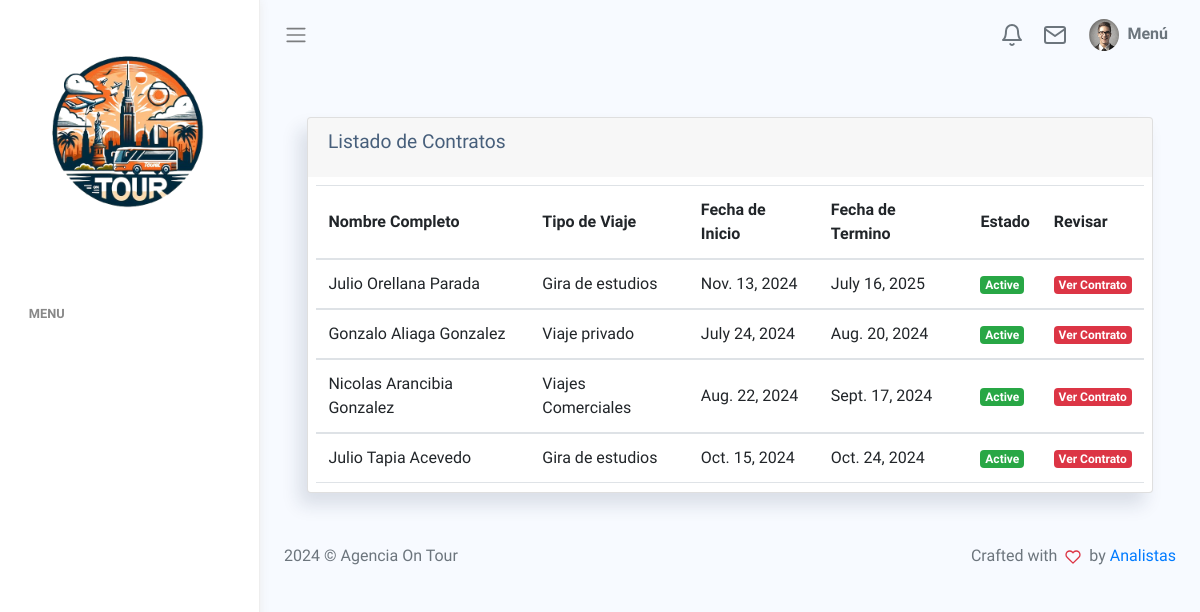
Page /listar/ on the earlier database version.
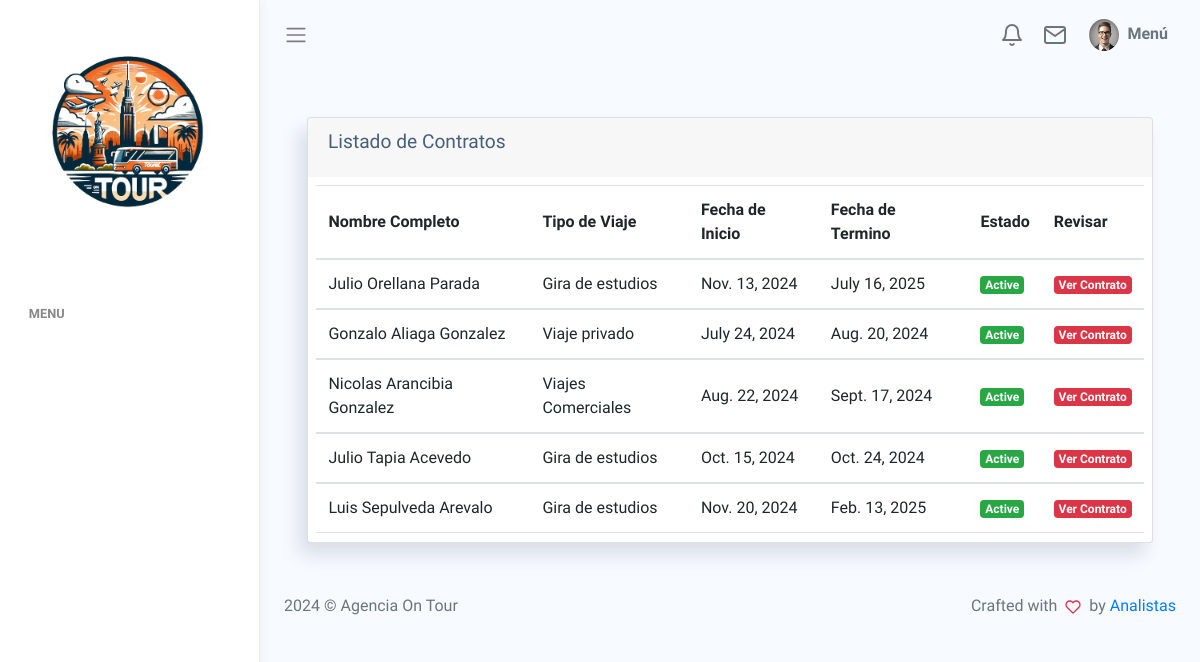
Same page on the later database version.
### core/models.py (models this page shows, shortened)
class Contrato(models.Model):
    nombre = models.CharField(max_length=50)
    appaterno = models.CharField(max_length=150)
    apmaterno = models.CharField(max_length=150)
    rut = models.CharField(max_length=20)
    ciudad = models.CharField(max_length=150)
    pais = models.CharField(max_length=150)
    direccion = models.CharField(max_length=250)
    fecha_inicio = models.DateField()
    fecha_termino = models.DateField()
    tipo_viaje = models.ForeignKey(Tipo_Viaje, on_delete=models.CASCADE)
    monto_total = models.IntegerField(default=0)
    cantidad_alumnos = models.IntegerField(default=20)

class Tipo_Viaje(models.Model):
    nombre_viaje = models.CharField(max_length=100)
    def __str__(self):
        return self.nombre_viaje

### core/views.py (the view)
# urls.py: path("listar/", listarContrato, name="listar"),
def listarContrato(request):
    contratos = Contrato.objects.all()
    aux = {'contratos': contratos}
    return render(request, 'core/listar-contrato.html', aux)

### core/templates/core/listar-contrato.html (shortened to what this page needs)
{% extends 'core/base.html' %}
{% load static %}
{% block contenido %}
{% load crispy_forms_tags %}
<div class="card" style="margin-left: 5%; margin-right: 5%; margin-top: 5%;">
    <div class="card-header d-flex justify-content-between align-items-center">
        <h4 class="card-title">Listado de Contratos</h4>
    </div>
    <div class="card-body pb-0" style="padding: 1%; margin-bottom: 1%;">
        <div class="table-responsive">
            <table class='table mb-0' id="table1">
                <thead>
                    <tr>
                        <th>Nombre Completo</th>
                        <th>Tipo de Viaje</th>
                        <th>Fecha de Inicio</th>
                        <th>Fecha de Termino</th>
                        <th>Estado</th>
                        <th>Revisar</th>
                    </tr>
                </thead>
                {% for x in contratos %}
                <tbody>
                    <tr>
                        <td>{{ x.nombre }} {{ x.appaterno }} {{ x.apmaterno }}</td>
                        <td>{{ x.tipo_viaje }}</td>
                        <td>{{ x.fecha_inicio }}</td>
                        <td>{{ x.fecha_termino }}</td>
                        <td>
                            <span class="badge bg-success">Active</span>
                        </td>
                        <td>
                            <a href="{% url 'ver-contrato' x.id %}"><span class="badge bg-danger">Ver Contrato</span></a>
                        </td>
                    </tr>
                </tbody>
                {% endfor %}
            </table>
        </div>
    </div>
</div>
{% endblock %}

Differences in the rows shown:
added Contrato: nombre "Luis", appaterno "Sepulveda", apmaterno "Arevalo", tipo_viaje "Gira de estudios", fecha_inicio "Nov. 20, 2024", fecha_termino "Feb. 13, 2025"
